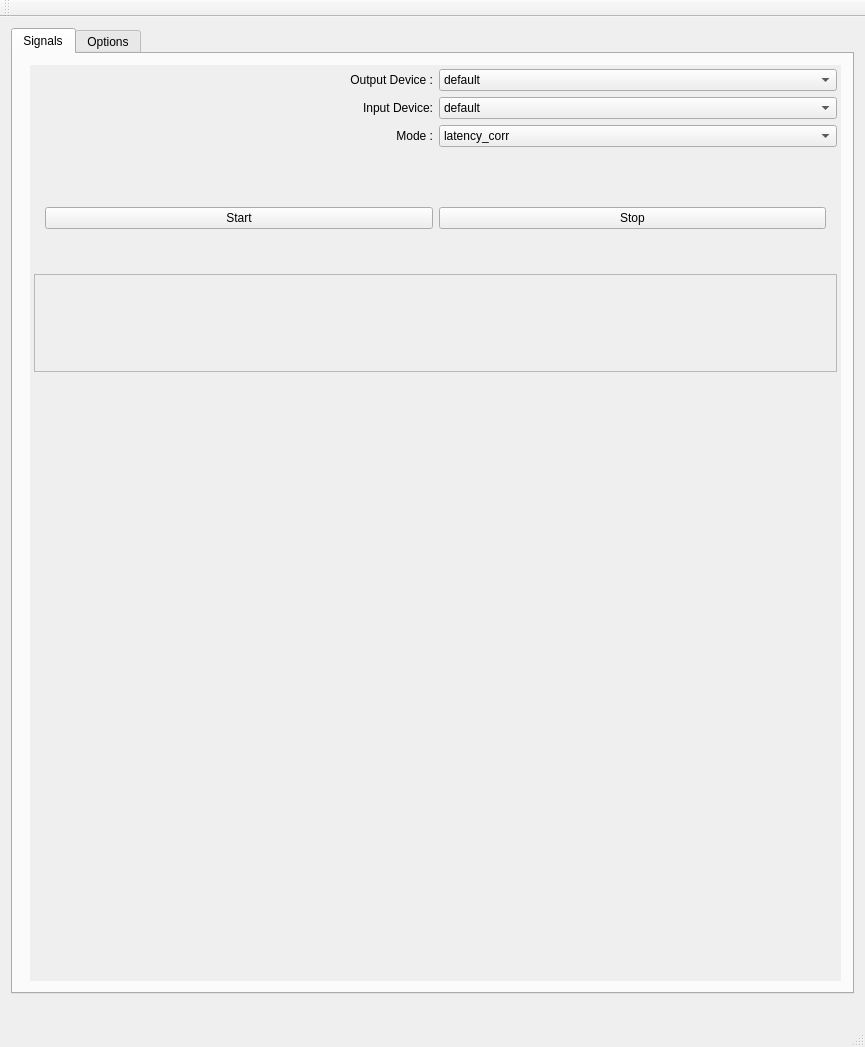
<?xml version="1.0" encoding="UTF-8"?>
<ui version="4.0">
 <class>MainWindow</class>
 <widget class="QMainWindow" name="MainWindow">
  <property name="geometry">
   <rect>
    <x>0</x>
    <y>0</y>
    <width>865</width>
    <height>1047</height>
   </rect>
  </property>
  <property name="minimumSize">
   <size>
    <width>600</width>
    <height>800</height>
   </size>
  </property>
  <property name="windowTitle">
   <string>Signal Estimator</string>
  </property>
  <widget class="QWidget" name="centralWidget">
   <layout class="QVBoxLayout" name="verticalLayout_2">
    <item>
     <widget class="QTabWidget" name="Tabs">
      <property name="currentIndex">
       <number>0</number>
      </property>
      <widget class="QWidget" name="Signals">
       <attribute name="title">
        <string>Signals</string>
       </attribute>
       <layout class="QFormLayout" name="formLayout_2">
        <item row="0" column="1">
         <widget class="QScrollArea" name="scrollArea">
          <property name="minimumSize">
           <size>
            <width>0</width>
            <height>850</height>
           </size>
          </property>
          <property name="frameShape">
           <enum>QFrame::NoFrame</enum>
          </property>
          <property name="widgetResizable">
           <bool>true</bool>
          </property>
          <widget class="QWidget" name="scrollAreaWidgetContents_2">
           <property name="geometry">
            <rect>
             <x>0</x>
             <y>0</y>
             <width>827</width>
             <height>887</height>
            </rect>
           </property>
           <layout class="QVBoxLayout" name="verticalLayout">
            <property name="leftMargin">
             <number>4</number>
            </property>
            <property name="topMargin">
             <number>4</number>
            </property>
            <property name="rightMargin">
             <number>4</number>
            </property>
            <property name="bottomMargin">
             <number>4</number>
            </property>
            <item>
             <layout class="QGridLayout" name="gridLayout">
              <item row="1" column="1">
               <widget class="QComboBox" name="OutputDevices">
                <property name="toolTip">
                 <string>&lt;html&gt;&lt;head/&gt;&lt;body&gt;&lt;p&gt;Select the desired output device.&lt;/p&gt;&lt;/body&gt;&lt;/html&gt;</string>
                </property>
                <item>
                 <property name="text">
                  <string>default</string>
                 </property>
                </item>
               </widget>
              </item>
              <item row="4" column="0">
               <widget class="QLabel" name="label_3">
                <property name="text">
                 <string>Input Device:</string>
                </property>
                <property name="alignment">
                 <set>Qt::AlignRight|Qt::AlignTrailing|Qt::AlignVCenter</set>
                </property>
               </widget>
              </item>
              <item row="5" column="1">
               <widget class="QComboBox" name="Modes">
                <property name="toolTip">
                 <string>&lt;html&gt;&lt;head/&gt;&lt;body&gt;&lt;p&gt;Select the desired mode&lt;/p&gt;&lt;/body&gt;&lt;/html&gt;</string>
                </property>
                <item>
                 <property name="text">
                  <string>latency_corr</string>
                 </property>
                </item>
                <item>
                 <property name="text">
                  <string>latency_step</string>
                 </property>
                </item>
                <item>
                 <property name="text">
                  <string>losses</string>
                 </property>
                </item>
               </widget>
              </item>
              <item row="5" column="0">
               <widget class="QLabel" name="label_2">
                <property name="text">
                 <string>Mode :</string>
                </property>
                <property name="alignment">
                 <set>Qt::AlignRight|Qt::AlignTrailing|Qt::AlignVCenter</set>
                </property>
               </widget>
              </item>
              <item row="1" column="0">
               <widget class="QLabel" name="label">
                <property name="text">
                 <string>Output Device :</string>
                </property>
                <property name="alignment">
                 <set>Qt::AlignRight|Qt::AlignTrailing|Qt::AlignVCenter</set>
                </property>
               </widget>
              </item>
              <item row="4" column="1">
               <widget class="QComboBox" name="InputDevices">
                <property name="toolTip">
                 <string>&lt;html&gt;&lt;head/&gt;&lt;body&gt;&lt;p&gt;Select the desired input device.&lt;/p&gt;&lt;/body&gt;&lt;/html&gt;</string>
                </property>
                <item>
                 <property name="text">
                  <string>default</string>
                 </property>
                </item>
               </widget>
              </item>
             </layout>
            </item>
            <item>
             <widget class="QFrame" name="frame">
              <property name="minimumSize">
               <size>
                <width>0</width>
                <height>10</height>
               </size>
              </property>
              <property name="maximumSize">
               <size>
                <width>16777215</width>
                <height>10</height>
               </size>
              </property>
              <property name="frameShape">
               <enum>QFrame::NoFrame</enum>
              </property>
              <property name="frameShadow">
               <enum>QFrame::Raised</enum>
              </property>
             </widget>
            </item>
            <item>
             <widget class="QFrame" name="frame">
              <layout class="QHBoxLayout" name="horizontalLayout">
               <item>
                <widget class="QPushButton" name="StartButton">
                 <property name="toolTip">
                  <string>&lt;html&gt;&lt;head/&gt;&lt;body&gt;&lt;p&gt;Run signal-estimator and graph the results&lt;/p&gt;&lt;/body&gt;&lt;/html&gt;</string>
                 </property>
                 <property name="text">
                  <string>Start</string>
                 </property>
                </widget>
               </item>
               <item>
                <widget class="QPushButton" name="StopButton">
                 <property name="toolTip">
                  <string>&lt;html&gt;&lt;head/&gt;&lt;body&gt;&lt;p&gt;Stop graphing. Please wait for the sounds of signal-estimator to stop&lt;/p&gt;&lt;/body&gt;&lt;/html&gt;</string>
                 </property>
                 <property name="text">
                  <string>Stop</string>
                 </property>
                </widget>
               </item>
              </layout>
             </widget>
            </item>
            <item>
             <widget class="QFrame" name="frame_5">
              <property name="autoFillBackground">
               <bool>true</bool>
              </property>
              <property name="frameShape">
               <enum>QFrame::StyledPanel</enum>
              </property>
              <property name="frameShadow">
               <enum>QFrame::Raised</enum>
              </property>
              <property name="lineWidth">
               <number>2</number>
              </property>
              <layout class="QVBoxLayout" name="verticalLayout_5">
               <item>
                <layout class="QHBoxLayout" name="HwSwLayout">
                 <item>
                  <widget class="QLabel" name="ResultLabel1">
                   <property name="text">
                    <string/>
                   </property>
                  </widget>
                 </item>
                 <item>
                  <widget class="QLabel" name="Result1">
                   <property name="layoutDirection">
                    <enum>Qt::LeftToRight</enum>
                   </property>
                   <property name="alignment">
                    <set>Qt::AlignCenter</set>
                   </property>
                  </widget>
                 </item>
                </layout>
               </item>
               <item>
                <layout class="QHBoxLayout" name="SWLayout">
                 <item>
                  <widget class="QLabel" name="ResultLabel2">
                   <property name="text">
                    <string/>
                   </property>
                  </widget>
                 </item>
                 <item>
                  <widget class="QLabel" name="Result2">
                   <property name="layoutDirection">
                    <enum>Qt::LeftToRight</enum>
                   </property>
                   <property name="alignment">
                    <set>Qt::AlignCenter</set>
                   </property>
                  </widget>
                 </item>
                </layout>
               </item>
               <item>
                <layout class="QHBoxLayout" name="HardwareAverageLayout">
                 <item>
                  <widget class="QLabel" name="ResultLabel3">
                   <property name="text">
                    <string/>
                   </property>
                  </widget>
                 </item>
                 <item>
                  <widget class="QLabel" name="Result3">
                   <property name="layoutDirection">
                    <enum>Qt::LeftToRight</enum>
                   </property>
                   <property name="alignment">
                    <set>Qt::AlignCenter</set>
                   </property>
                  </widget>
                 </item>
                </layout>
               </item>
              </layout>
             </widget>
            </item>
            <item>
             <widget class="QFrame" name="frame_3">
              <property name="minimumSize">
               <size>
                <width>0</width>
                <height>10</height>
               </size>
              </property>
              <property name="maximumSize">
               <size>
                <width>16777215</width>
                <height>10</height>
               </size>
              </property>
              <property name="frameShape">
               <enum>QFrame::NoFrame</enum>
              </property>
              <property name="frameShadow">
               <enum>QFrame::Raised</enum>
              </property>
             </widget>
            </item>
            <item>
             <widget class="QwtPlot" name="OutputSig">
              <property name="minimumSize">
               <size>
                <width>0</width>
                <height>150</height>
               </size>
              </property>
              <property name="autoReplot">
               <bool>false</bool>
              </property>
             </widget>
            </item>
            <item>
             <widget class="QFrame" name="frame_2">
              <property name="minimumSize">
               <size>
                <width>0</width>
                <height>10</height>
               </size>
              </property>
              <property name="maximumSize">
               <size>
                <width>16777215</width>
                <height>10</height>
               </size>
              </property>
              <property name="frameShape">
               <enum>QFrame::NoFrame</enum>
              </property>
              <property name="frameShadow">
               <enum>QFrame::Raised</enum>
              </property>
             </widget>
            </item>
            <item>
             <widget class="QwtPlot" name="ResultPlot1">
              <property name="minimumSize">
               <size>
                <width>0</width>
                <height>150</height>
               </size>
              </property>
             </widget>
            </item>
            <item>
             <widget class="QFrame" name="frame_4">
              <property name="minimumSize">
               <size>
                <width>0</width>
                <height>10</height>
               </size>
              </property>
              <property name="frameShape">
               <enum>QFrame::NoFrame</enum>
              </property>
              <property name="frameShadow">
               <enum>QFrame::Raised</enum>
              </property>
             </widget>
            </item>
            <item>
             <widget class="QwtPlot" name="ResultPlot2">
              <property name="minimumSize">
               <size>
                <width>0</width>
                <height>150</height>
               </size>
              </property>
             </widget>
            </item>
           </layout>
          </widget>
         </widget>
        </item>
       </layout>
      </widget>
      <widget class="QWidget" name="Options">
       <attribute name="title">
        <string>Options</string>
       </attribute>
       <layout class="QFormLayout" name="formLayout">
        <item row="0" column="0">
         <widget class="QLabel" name="SampleRateLabel">
          <property name="text">
           <string>Sample Rate:</string>
          </property>
         </widget>
        </item>
        <item row="0" column="1">
         <widget class="QSpinBox" name="SampleRate">
          <property name="minimum">
           <number>1</number>
          </property>
          <property name="maximum">
           <number>2147483647</number>
          </property>
          <property name="value">
           <number>48000</number>
          </property>
         </widget>
        </item>
        <item row="1" column="0">
         <widget class="QLabel" name="NumChannelsLabel">
          <property name="text">
           <string>Number of Channels:</string>
          </property>
         </widget>
        </item>
        <item row="1" column="1">
         <widget class="QSpinBox" name="NumChannels">
          <property name="minimum">
           <number>1</number>
          </property>
          <property name="maximum">
           <number>2147483647</number>
          </property>
          <property name="value">
           <number>2</number>
          </property>
         </widget>
        </item>
        <item row="2" column="0">
         <widget class="QLabel" name="VolumeLabel_2">
          <property name="text">
           <string>Signal Volume:</string>
          </property>
         </widget>
        </item>
        <item row="2" column="1">
         <widget class="QDoubleSpinBox" name="SignalVolume">
          <property name="decimals">
           <number>6</number>
          </property>
          <property name="minimum">
           <double>0.000000000000000</double>
          </property>
          <property name="maximum">
           <double>1.000000000000000</double>
          </property>
          <property name="singleStep">
           <double>0.100000000000000</double>
          </property>
          <property name="value">
           <double>1.000000000000000</double>
          </property>
         </widget>
        </item>
        <item row="3" column="0">
         <widget class="QLabel" name="PRBLabel">
          <property name="text">
           <string>Periods in Ring Buffer:</string>
          </property>
         </widget>
        </item>
        <item row="3" column="1">
         <widget class="QSpinBox" name="PRB">
          <property name="minimum">
           <number>0</number>
          </property>
          <property name="maximum">
           <number>2147483647</number>
          </property>
          <property name="singleStep">
           <number>1</number>
          </property>
          <property name="value">
           <number>2</number>
          </property>
         </widget>
        </item>
        <item row="4" column="0">
         <widget class="QLabel" name="RBSLabel">
          <property name="text">
           <string>Ring Buffer Size (ms):</string>
          </property>
         </widget>
        </item>
        <item row="4" column="1">
         <widget class="QSpinBox" name="RBS">
          <property name="minimum">
           <number>0</number>
          </property>
          <property name="maximum">
           <number>2147483647</number>
          </property>
          <property name="singleStep">
           <number>1</number>
          </property>
          <property name="value">
           <number>8000</number>
          </property>
         </widget>
        </item>
        <item row="5" column="0">
         <widget class="QLabel" name="DurationLabel">
          <property name="text">
           <string>Measurement Duration (seconds):</string>
          </property>
         </widget>
        </item>
        <item row="5" column="1">
         <widget class="QSpinBox" name="Duration">
          <property name="minimum">
           <number>0</number>
          </property>
          <property name="maximum">
           <number>2147483647</number>
          </property>
          <property name="singleStep">
           <number>1</number>
          </property>
          <property name="value">
           <number>20</number>
          </property>
         </widget>
        </item>
        <item row="6" column="0">
         <widget class="QLabel" name="Label1_6">
          <property name="text">
           <string>Signal Detection Window:</string>
          </property>
         </widget>
        </item>
        <item row="6" column="1">
         <widget class="QSpinBox" name="SigDW">
          <property name="suffix">
           <string/>
          </property>
          <property name="maximum">
           <number>2147483647</number>
          </property>
          <property name="value">
           <number>48</number>
          </property>
         </widget>
        </item>
        <item row="7" column="0">
         <widget class="QLabel" name="Label1_7">
          <property name="text">
           <string>Signal Detection Threshold:</string>
          </property>
         </widget>
        </item>
        <item row="7" column="1">
         <widget class="QDoubleSpinBox" name="SigDT">
          <property name="decimals">
           <number>6</number>
          </property>
          <property name="maximum">
           <double>1.000000000000000</double>
          </property>
          <property name="singleStep">
           <double>0.010000000000000</double>
          </property>
          <property name="value">
           <double>0.150000000000000</double>
          </property>
         </widget>
        </item>
        <item row="8" column="0">
         <widget class="QLabel" name="Label1_8">
          <property name="text">
           <string>Glitch Detection Window:</string>
          </property>
         </widget>
        </item>
        <item row="8" column="1">
         <widget class="QSpinBox" name="GliDW">
          <property name="suffix">
           <string/>
          </property>
          <property name="maximum">
           <number>2147483647</number>
          </property>
          <property name="value">
           <number>32</number>
          </property>
         </widget>
        </item>
        <item row="9" column="0">
         <widget class="QLabel" name="Label1_9">
          <property name="text">
           <string>Glitch Detection Threshold:</string>
          </property>
         </widget>
        </item>
        <item row="9" column="1">
         <widget class="QDoubleSpinBox" name="GliDT">
          <property name="decimals">
           <number>6</number>
          </property>
          <property name="maximum">
           <double>1.000000000000000</double>
          </property>
          <property name="singleStep">
           <double>0.010000000000000</double>
          </property>
          <property name="value">
           <double>0.050000000000000</double>
          </property>
         </widget>
        </item>
        <item row="11" column="0">
         <widget class="QLabel" name="Label1_11">
          <property name="text">
           <string>Dump Compression:</string>
          </property>
         </widget>
        </item>
        <item row="11" column="1">
         <widget class="QSpinBox" name="DC">
          <property name="suffix">
           <string/>
          </property>
          <property name="maximum">
           <number>2147483647</number>
          </property>
          <property name="value">
           <number>10</number>
          </property>
         </widget>
        </item>
        <item row="12" column="0">
         <widget class="QLabel" name="Label1">
          <property name="text">
           <string>Simple Moving Average Window:</string>
          </property>
         </widget>
        </item>
        <item row="12" column="1">
         <widget class="QSpinBox" name="SMA">
          <property name="suffix">
           <string> seconds</string>
          </property>
          <property name="maximum">
           <number>2147483647</number>
          </property>
          <property name="value">
           <number>5</number>
          </property>
         </widget>
        </item>
        <item row="13" column="0">
         <widget class="QLabel" name="Label1_2">
          <property name="text">
           <string>Step Period:</string>
          </property>
         </widget>
        </item>
        <item row="13" column="1">
         <widget class="QSpinBox" name="StepPeriod">
          <property name="suffix">
           <string> seconds</string>
          </property>
          <property name="maximum">
           <number>2147483647</number>
          </property>
          <property name="value">
           <number>1</number>
          </property>
         </widget>
        </item>
        <item row="14" column="0">
         <widget class="QLabel" name="Label1_3">
          <property name="text">
           <string>Step Length:</string>
          </property>
         </widget>
        </item>
        <item row="14" column="1">
         <widget class="QDoubleSpinBox" name="StepLength">
          <property name="decimals">
           <number>6</number>
          </property>
          <property name="maximum">
           <double>1.000000000000000</double>
          </property>
          <property name="singleStep">
           <double>0.010000000000000</double>
          </property>
          <property name="value">
           <double>0.100000000000000</double>
          </property>
         </widget>
        </item>
        <item row="15" column="0">
         <widget class="QLabel" name="Label1_4">
          <property name="text">
           <string>Step Detection Window:</string>
          </property>
         </widget>
        </item>
        <item row="15" column="1">
         <widget class="QSpinBox" name="StepDW">
          <property name="suffix">
           <string/>
          </property>
          <property name="minimum">
           <number>0</number>
          </property>
          <property name="maximum">
           <number>2147483647</number>
          </property>
          <property name="value">
           <number>96</number>
          </property>
         </widget>
        </item>
        <item row="16" column="0">
         <widget class="QLabel" name="Label1_5">
          <property name="text">
           <string>Step Detection Threshold:</string>
          </property>
         </widget>
        </item>
        <item row="16" column="1">
         <widget class="QDoubleSpinBox" name="StepDT">
          <property name="decimals">
           <number>6</number>
          </property>
          <property name="maximum">
           <double>1.000000000000000</double>
          </property>
          <property name="singleStep">
           <double>0.010000000000000</double>
          </property>
          <property name="value">
           <double>0.400000000000000</double>
          </property>
         </widget>
        </item>
       </layout>
      </widget>
     </widget>
    </item>
    <item>
     <widget class="QLabel" name="ErrorLabel">
      <property name="text">
       <string/>
      </property>
     </widget>
    </item>
   </layout>
  </widget>
  <widget class="QMenuBar" name="menuBar">
   <property name="geometry">
    <rect>
     <x>0</x>
     <y>0</y>
     <width>865</width>
     <height>30</height>
    </rect>
   </property>
  </widget>
  <widget class="QToolBar" name="mainToolBar">
   <attribute name="toolBarArea">
    <enum>TopToolBarArea</enum>
   </attribute>
   <attribute name="toolBarBreak">
    <bool>false</bool>
   </attribute>
  </widget>
  <widget class="QStatusBar" name="statusBar"/>
 </widget>
 <layoutdefault spacing="6" margin="11"/>
 <customwidgets>
  <customwidget>
   <class>QwtPlot</class>
   <extends>QFrame</extends>
   <header>qwt_plot.h</header>
   <container>1</container>
  </customwidget>
 </customwidgets>
 <resources/>
 <connections/>
</ui>
